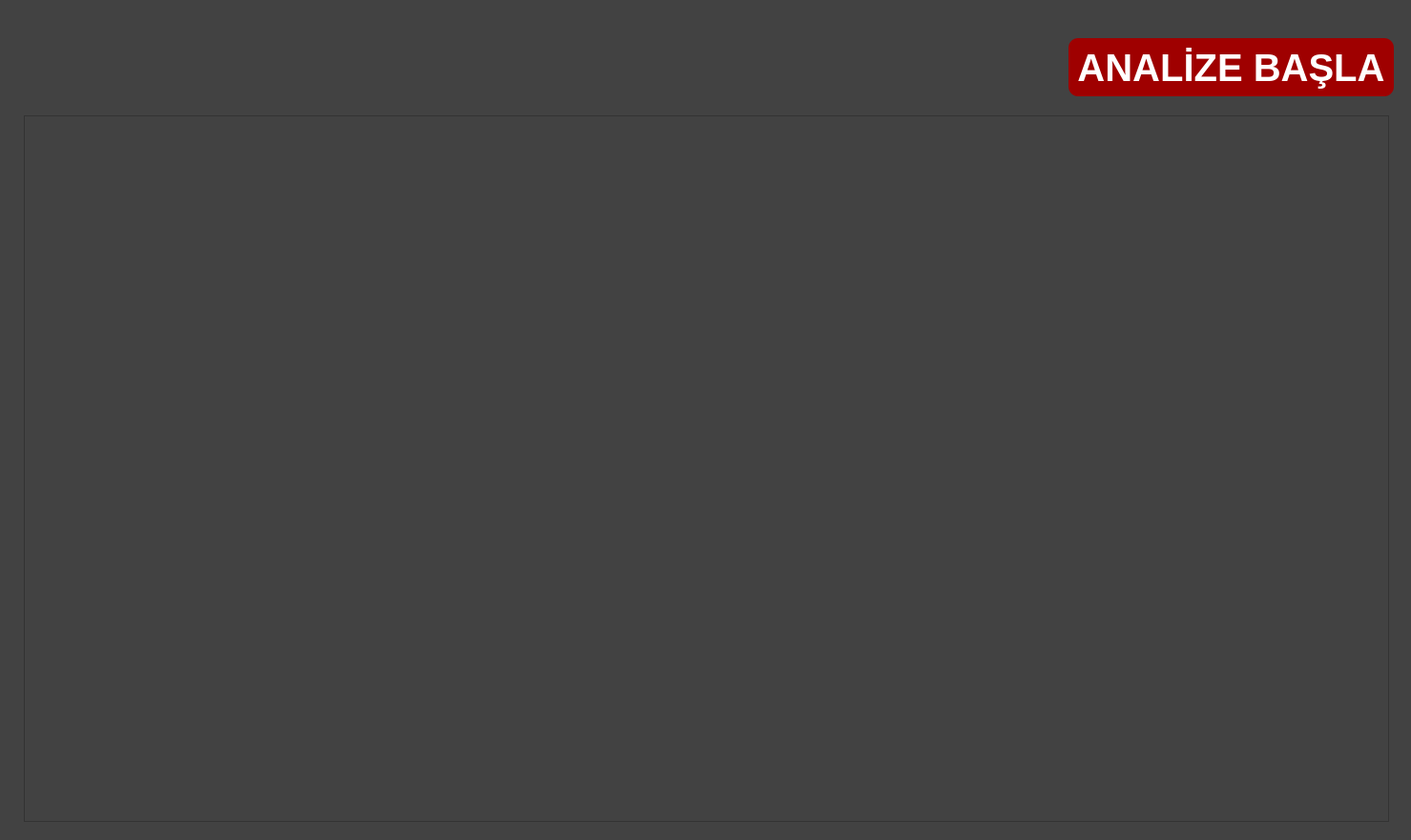
<?xml version="1.0" encoding="UTF-8"?>
<ui version="4.0">
 <class>Form</class>
 <widget class="QWidget" name="Form">
  <property name="geometry">
   <rect>
    <x>0</x>
    <y>0</y>
    <width>1479</width>
    <height>881</height>
   </rect>
  </property>
  <property name="windowTitle">
   <string>Form</string>
  </property>
  <property name="styleSheet">
   <string notr="true">background-color: rgb(66, 66, 66);</string>
  </property>
  <widget class="QPushButton" name="baslat">
   <property name="geometry">
    <rect>
     <x>1120</x>
     <y>40</y>
     <width>341</width>
     <height>61</height>
    </rect>
   </property>
   <property name="font">
    <font>
     <family>MS Sans Serif</family>
     <pointsize>30</pointsize>
     <weight>75</weight>
     <bold>true</bold>
    </font>
   </property>
   <property name="styleSheet">
    <string notr="true">background-color: rgb(159, 0, 0);
color: rgb(255, 255, 255);
border-radius: 10px;
</string>
   </property>
   <property name="text">
    <string>ANALİZE BAŞLA</string>
   </property>
  </widget>
  <widget class="QTableWidget" name="veriaktar">
   <property name="geometry">
    <rect>
     <x>25</x>
     <y>121</y>
     <width>1431</width>
     <height>741</height>
    </rect>
   </property>
  </widget>
 </widget>
 <resources/>
 <connections/>
</ui>
